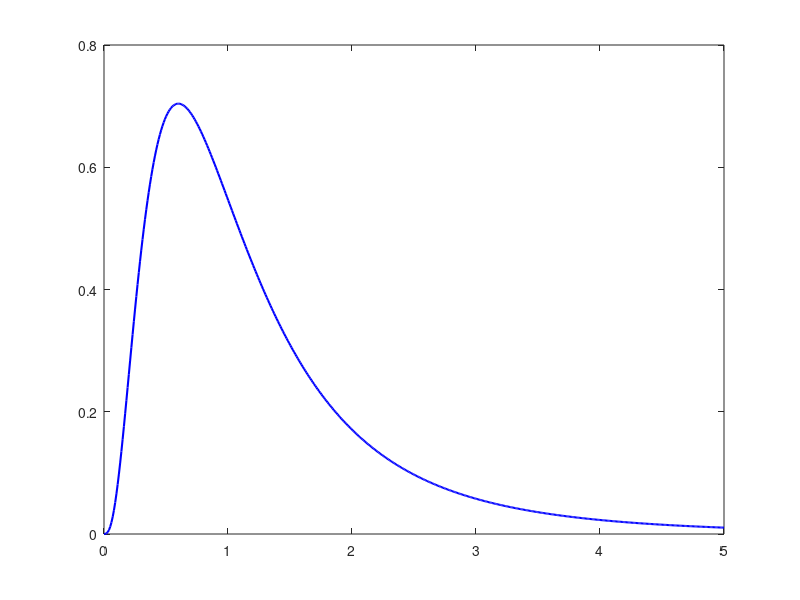

Reproduce this figure in MATLAB. (Note: this script raises an error after producing the figure.)
% Clear workspace and command window
clear;
clc;

% Data for the two instruments
instrumentA = [0.86, 0.82, 0.75, 0.61, 0.89, 0.64, 0.81, 0.68, 0.65];
instrumentB = [0.87, 0.74, 0.63, 0.55, 0.76, 0.70, 0.69, 0.57, 0.53];

% Number of samples
nA = length(instrumentA);
nB = length(instrumentB);

% Degrees of freedom
v1 = nA - 1;
v2 = nB - 1;

% Compute sample variances
sA2 = var(instrumentA, 1); % Variance of Instrument A
sB2 = var(instrumentB, 1); % Variance of Instrument B

% Compute F-statistic
F = sA2 / sB2;

% Critical values for F-distribution
F_critical_upper = 4.433; % from the problem
F_critical_lower = 0.225; % reciprocal of F_critical_upper

% Determine hypothesis result
if F < F_critical_lower || F > F_critical_upper
    hypothesis_result = 'Reject H0: Variances are different';
else
    hypothesis_result = 'Fail to Reject H0: Variances are not significantly different';
end

% Display results
disp(['F-statistic: ', num2str(F)]);
disp(['Hypothesis Test Result: ', hypothesis_result]);

% Plot the F-distribution
x = linspace(0, 5, 500); % Range for F-distribution
f_dist = fpdf(x, v1, v2); % F-distribution

% Plot settings
figure;
plot(x, f_dist, 'b-', 'LineWidth', 1.5); hold on;
xline(F_critical_lower, 'r--', 'LineWidth', 1.5, 'Label', 'Critical Lower');
xline(F_critical_upper, 'r--', 'LineWidth', 1.5, 'Label', 'Critical Upper');
xline(F, 'g-', 'LineWidth', 1.5, 'Label', ['Observed F = ', num2str(F)]);
fill([0 x(x < F_critical_lower) F_critical_lower], ...
     [0 f_dist(x < F_critical_lower) 0], 'r', 'FaceAlpha', 0.3, 'EdgeColor', 'none');
fill([F_critical_upper x(x > F_critical_upper) max(x)], ...
     [0 f_dist(x > F_critical_upper) 0], 'r', 'FaceAlpha', 0.3, 'EdgeColor', 'none');
title('F-Distribution with Critical Regions');
xlabel('F');
ylabel('Density');
legend('F-distribution', 'Critical Boundaries', 'Observed F', ...
       'Critical Regions', 'Location', 'NorthEast');
grid on;
hold off;
